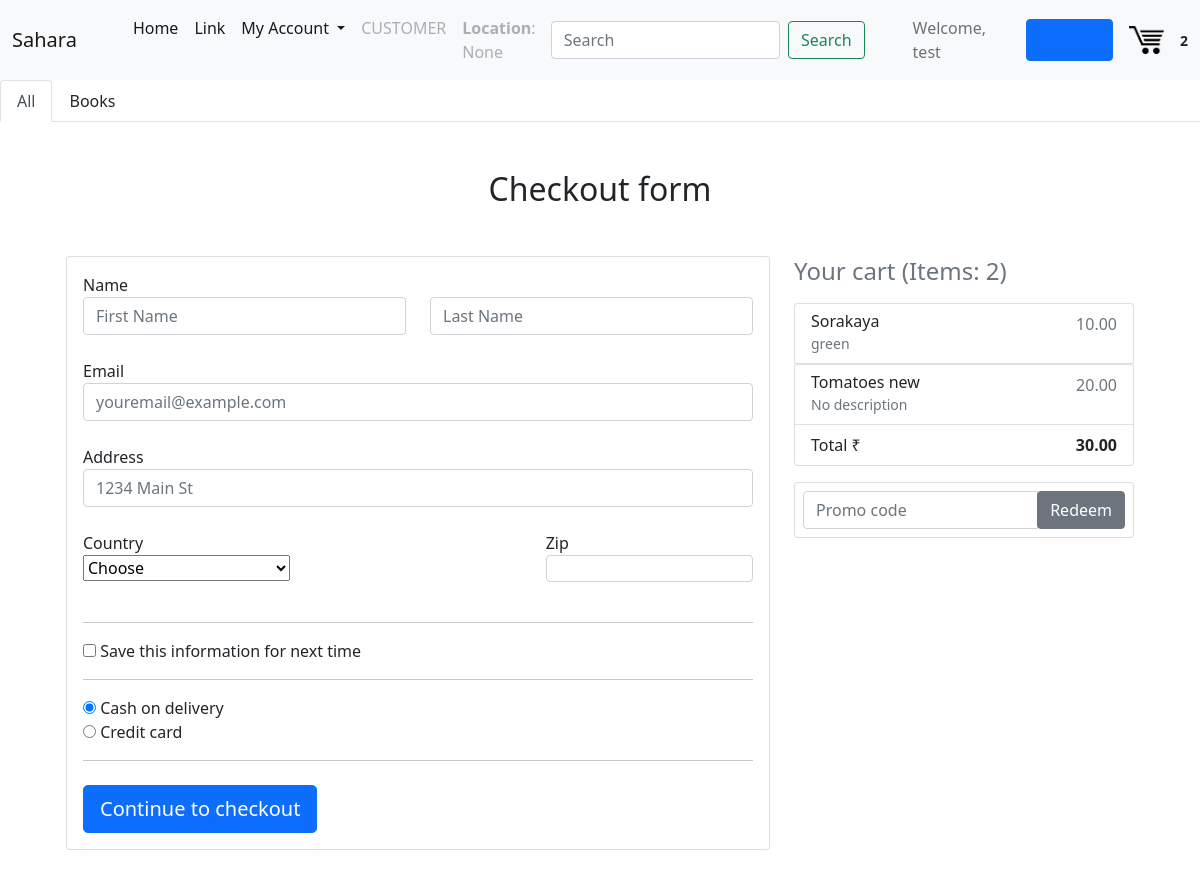
The app's page /checkout (signed in) with its own data.
### users/models.py (models this page shows, shortened)
class Profile(models.Model):
    user = models.OneToOneField(User, on_delete=models.CASCADE)
    user_type = models.CharField(max_length=20, choices = USER_TYPES, default = "CUSTOMER")
    location = models.CharField(max_length=50, blank=True, null=True)
    country = models.CharField(max_length=50, blank=True, null=True)
    state = models.CharField(max_length=50, blank=True, null=True)

### core/models.py (models this page shows, shortened)
class OrderItem(models.Model):
    product = models.ForeignKey(Product, on_delete=models.CASCADE)
    order = models.ForeignKey(Order, on_delete=models.CASCADE)
    quantity = models.DecimalField(max_digits=10, decimal_places=2, default=0.00, validators=[MinValueValidator(Decimal('0.00'))])
    @property
    def get_total(self):
        total = self.product.price_per_unit * self.quantity
        return total

class Product(models.Model):
    seller = models.ForeignKey(User, on_delete = models.CASCADE, related_name="seller")
    date_posted = models.DateTimeField(auto_now_add=True)
    stock = models.DecimalField(max_digits=20, decimal_places=2, default=0.00, validators=[MinValueValidator(Decimal('0.00'))])
    title = models.CharField(max_length=255)
    content = models.TextField(blank=True, null=True)
    img = models.FileField(default = "default.png", upload_to = "", blank=True, null=True)
    rating = models.DecimalField(max_digits=3, decimal_places=2, default=0.00, validators=[MinValueValidator(Decimal('0.00'))])
    tags = models.CharField(
        max_length = 20,
        choices = CAT_CHOICES,
        default = 'vegetables',
    )
    measurment_unit = models.CharField(
        max_length = 5,
        choices = UNIT_CHOICES,
        default = 'kg',
    )
    price_per_unit = models.DecimalField(max_digits=20, decimal_places=2, validators=[MinValueValidator(Decimal('0.00'))])

### core/views.py (the view, shortened to what this page needs)
# urls.py: path('checkout', checkout),
@login_required
def checkout(request):
    if request.method == 'GET':
        order = Order.objects.filter(customer = request.user, complete=False).first()
        orderitem = order.orderitem_set.all()
        cartItems = order.get_cart_items
        order_total = order.get_cart_total
        return render(request, 'core/checkout.html', context={"cartItems": cartItems, "order_total": order_total, "orderitem":orderitem})

### core/models.py (called while the page is built)
    @property
    def get_cart_total(self):
        order_items = self.orderitem_set.all()
        total = sum([item.get_total for item in order_items])
        return total

    @property
    def get_cart_items(self):
        order_items = self.orderitem_set.all()
        x = [item.quantity for item in order_items]
        total = len(x)
        return total

### core/templates/core/checkout.html (shortened to what this page needs)
{% extends "core/base.html" %}
{% block nav %}
  <ul class="nav nav-tabs">
    <li class="nav-item">
      <a class="nav-link active" href="#">All</a>
    </li>
    <li class="nav-item">
      <a class="nav-link" style="text-decoration: none; color: inherit;" href="#">Books</a>
    </li>
{% endblock %}
{% block content %}
  <main>
    <div class="container wow fadeIn">
      <h2 class="my-5 h2 text-center">Checkout form</h2>
      <div class="row">
        <div class="col-md-8 mb-4">
          <div class="card">
            <form method="POST" action="/checkout" class="card-body">
              <div class="row">
                <div class="col-md-6 mb-4">
                  <div class="md-form">
                    <label>Name</label>
                    <input type="text" name="first_name" class="form-control" placeholder="First Name">
                  </div>
                </div>
                <div class="col-md-6 mb-4">
                  <div class="md-form">
                    <input type="text" name="last_name" class="form-control" placeholder="Last Name">
                  </div>
                </div>
              </div>
              <div class="md-form mb-4">
                <label for="email">Email</label>
                <input type="email" name="email" class="form-control" placeholder="youremail@example.com">
              </div>
              <div class="md-form mb-4">
                <label for="address" class="">Address</label>
                <input type="text" name="address" class="form-control" placeholder="1234 Main St">
              </div>
              <div class="row">
                <div class="col-lg-4 col-md-12 mb-4">
                  <label for="country">Country</label>
                  <select class="country custom-select d-block w-100" id="country" required name="country">
                    <option value="">Choose</option>
                  </select>
                </div>
                <div class="col-lg-4 col-md-12 mb-4">
                </div>
                <div class="col-lg-4 col-md-6 mb-4">
                  <label for="zip">Zip</label>
                  <input type="number" class="form-control" name="zip_code" placeholder="" required style="height:1.65em;">
                </div>
              </div>
              <hr>
              <div class="custom-control custom-checkbox">
                <input type="checkbox" class="custom-control-input" name="save-info">
                <label class="custom-control-label" for="save-info">Save this information for next time</label>
              </div>
              <hr>
              <div class="d-block my-3">
                <div class="custom-control custom-radio">
                    <input id="paymentMethod" name="paymentMethod" type="radio" class="custom-control-input" checked required value="cod">
                    <label class="custom-control-label" for="debit">Cash on delivery</label>
                  </div>
                <div class="custom-control custom-radio">
                  <input id="paymentMethod" name="paymentMethod" type="radio" class="custom-control-input" required value="credit">
                  <label class="custom-control-label" for="credit">Credit card</label>
                </div>
              </div>
              <hr class="mb-4">
              <button type = "submit" class="btn btn-primary btn-lg btn-block">Continue to checkout</button>
            </form>
          </div>
        </div>
        <div class="col-md-4 mb-4">
          <h4 class="d-flex justify-content-between align-items-center mb-3">
            <span class="text-muted">Your cart (Items: {{ cartItems }})</span>
            <span class="badge badge-secondary badge-pill">3</span>
          </h4>
          {% if cartItems %}
          {% for item in orderitem %}
          <ul class="list-group mb-3 z-depth-1">
            <li class="list-group-item d-flex justify-content-between lh-condensed">
              <div>
                <h6 class="my-0">{{ item.product.title }}</h6>
                {% if item.product.content %}
                  <small class="text-muted" style="text-overflow: ellipsis; overflow: hidden;">{{ item.product.content }}</small>
                {% else %}
                  <small class="text-muted" style="text-overflow: ellipsis; overflow: hidden;">No description</small>
                {% endif %}
                </div>
              <span class="text-muted">{{ item.product.price_per_unit }}</span>
            </li>
            {% endfor %}
            <li class="list-group-item d-flex justify-content-between">
              <span>Total ₹</span>
              <strong>{{ order_total|floatformat:2 }}</strong>
            </li>
          </ul>
          {% endif %}
          <form class="card p-2">
            <div class="input-group">
              <input type="text" class="form-control" placeholder="Promo code" aria-label="Recipient's username" aria-describedby="basic-addon2">
              <div class="input-group-append">
                <button class="btn btn-secondary btn-md waves-effect m-0" type="button">Redeem</button>
              </div>
            </div>
          </form>
        </div>
      </div>
    </div>
  </main>
  {% endblock content %}

### core/templates/core/base.html (shortened to what this page needs)
{% load static %}
<!DOCTYPE html>
<html lang="en">
<head>
    <link href="https://cdn.jsdelivr.net/npm/bootstrap@5.0.0-beta3/dist/css/bootstrap.min.css" rel="stylesheet">
    <link rel="stylesheet" href="{% static 'core/css/main.css' %}">
</head>
<body>
    <header class = "site-header">
        <nav class="navbar navbar-expand-lg navbar-light bg-light">
            <div class="container-fluid">
              <a class="navbar-brand" href="{% url 'app-home' %}">Sahara</a>
              <div class="collapse navbar-collapse" id="navbarSupportedContent">
                <ul class="navbar-nav me-auto mb-2 mb-lg-0" style="position: relative; margin-left: 2rem;">
                  <li class="nav-item">
                    <a class="nav-link active" aria-current="page" href="{% url 'app-home' %}">Home</a>
                  </li>
                  <li class="nav-item">
                    <a class="nav-link active" href="#">Link</a>
                  </li>
                  <li class="nav-item dropdown">
                    <a class="nav-link active dropdown-toggle" href="#" id="navbarDropdown" role="button" data-bs-toggle="dropdown" aria-expanded="false">
                      My Account
                    </a>
                  </li>
                  {% if user.is_authenticated %}
                  <li class="nav-item">
                    <a class="nav-link disabled" href="#" tabindex="-1" aria-disabled="true">{{user.profile.user_type}}</a>
                  </li>
                  <li class="nav-item">
                    <a class="nav-link disabled" href="#" tabindex="-1" aria-disabled="true"><b>Location</b>: {{user.profile.location}}</a>
                  </li>
                  {% endif %}
                </ul>
                  <form method="POST" action="/search" class="d-flex text-center" style="margin-right: 3em;">
                    <input class="form-control me-2" name="search" type="search" placeholder="Search" id="searchbox" aria-label="Search">
                    <button class="nav-item btn btn-outline-success" type="submit">Search</button>
                  </form>
                {% if user.is_authenticated %}
                      <span class="navbar-text" style="margin-right: 0.5em;">
                      Welcome, {{user.username}}
                      </span>
                      <a class = "nav-item nav-link btn btn-primary d-flex" style="float: right; margin-left: 0.5rem;" href="/logout">Logout</a>
                {% endif %}
                <a href="{% url 'cart' %}">
                <img  id="cart-icon" width="35" style="margin-left: 1rem; margin-right: 1rem;" src="{% static 'core/cart.png' %}">
                </a>
                <small style="font-weight:bold;">{{ cartItems }}</small>
              </div>
            </div>
          </nav>
          {% block nav %}
          {% endblock %}
    </header>
    <main role="main" class="container">
      <div class="row">
          {% block content %}{% endblock %}
        </div>
    </main>
    <link rel="stylesheet" href="https://use.fontawesome.com/releases/v5.7.0/css/all.css">
  </body>
</html>

### records on screen
OrderItem: product "Sorakaya", product.content "green", product.price_per_unit "10.00"
OrderItem: product "Tomatoes new", shows "No description", product.price_per_unit "20.00"

### other values on screen
{{ user.profile.user_type }} "CUSTOMER"
{{ user.profile.location }} "None"
{{ user.username }} "test"
{{ cartItems }} "2"
{{ order_total|floatformat:2 }} "30.00"
